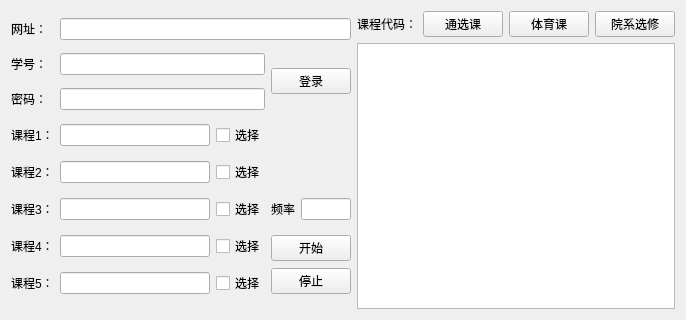
<?xml version="1.0" encoding="UTF-8"?>
<ui version="4.0">
 <class>MainWindow</class>
 <widget class="QMainWindow" name="MainWindow">
  <property name="geometry">
   <rect>
    <x>0</x>
    <y>0</y>
    <width>680</width>
    <height>320</height>
   </rect>
  </property>
  <property name="windowTitle">
   <string>MainWindow</string>
  </property>
  <widget class="QWidget" name="centralWidget">
   <layout class="QHBoxLayout" name="horizontalLayout_3">
    <item>
     <layout class="QGridLayout" name="gridLayout_2">
      <item row="2" column="0">
       <widget class="QLabel" name="label_2">
        <property name="text">
         <string>密码：</string>
        </property>
       </widget>
      </item>
      <item row="1" column="0">
       <widget class="QLabel" name="label">
        <property name="text">
         <string>学号：</string>
        </property>
       </widget>
      </item>
      <item row="4" column="1">
       <widget class="QLineEdit" name="edit2">
        <property name="minimumSize">
         <size>
          <width>100</width>
          <height>0</height>
         </size>
        </property>
       </widget>
      </item>
      <item row="4" column="0">
       <widget class="QLabel" name="label_4">
        <property name="text">
         <string>课程2：</string>
        </property>
       </widget>
      </item>
      <item row="3" column="1">
       <widget class="QLineEdit" name="edit1">
        <property name="minimumSize">
         <size>
          <width>150</width>
          <height>0</height>
         </size>
        </property>
       </widget>
      </item>
      <item row="3" column="2">
       <widget class="QCheckBox" name="checkBox_1">
        <property name="text">
         <string>选择</string>
        </property>
       </widget>
      </item>
      <item row="5" column="0">
       <widget class="QLabel" name="label_6">
        <property name="text">
         <string>课程3：</string>
        </property>
       </widget>
      </item>
      <item row="4" column="2">
       <widget class="QCheckBox" name="checkBox_2">
        <property name="text">
         <string>选择</string>
        </property>
       </widget>
      </item>
      <item row="5" column="1">
       <widget class="QLineEdit" name="edit3"/>
      </item>
      <item row="5" column="2">
       <widget class="QCheckBox" name="checkBox_3">
        <property name="text">
         <string>选择</string>
        </property>
       </widget>
      </item>
      <item row="6" column="0">
       <widget class="QLabel" name="label_5">
        <property name="text">
         <string>课程4：</string>
        </property>
       </widget>
      </item>
      <item row="3" column="0">
       <widget class="QLabel" name="label_3">
        <property name="text">
         <string>课程1：</string>
        </property>
       </widget>
      </item>
      <item row="6" column="1">
       <widget class="QLineEdit" name="edit4"/>
      </item>
      <item row="6" column="2">
       <widget class="QCheckBox" name="checkBox_4">
        <property name="text">
         <string>选择</string>
        </property>
       </widget>
      </item>
      <item row="7" column="0">
       <widget class="QLabel" name="label_7">
        <property name="text">
         <string>课程5：</string>
        </property>
       </widget>
      </item>
      <item row="7" column="1">
       <widget class="QLineEdit" name="edit5">
        <property name="minimumSize">
         <size>
          <width>0</width>
          <height>0</height>
         </size>
        </property>
       </widget>
      </item>
      <item row="7" column="2">
       <widget class="QCheckBox" name="checkBox_5">
        <property name="text">
         <string>选择</string>
        </property>
       </widget>
      </item>
      <item row="5" column="3">
       <layout class="QHBoxLayout" name="horizontalLayout_2">
        <item>
         <widget class="QLabel" name="label_8">
          <property name="maximumSize">
           <size>
            <width>50</width>
            <height>20</height>
           </size>
          </property>
          <property name="text">
           <string>频率</string>
          </property>
         </widget>
        </item>
        <item>
         <widget class="QLineEdit" name="editFre">
          <property name="maximumSize">
           <size>
            <width>50</width>
            <height>16777215</height>
           </size>
          </property>
         </widget>
        </item>
       </layout>
      </item>
      <item row="0" column="0">
       <widget class="QLabel" name="label_9">
        <property name="text">
         <string>网址：</string>
        </property>
       </widget>
      </item>
      <item row="1" column="1" colspan="2">
       <widget class="QLineEdit" name="editId"/>
      </item>
      <item row="2" column="1" colspan="2">
       <widget class="QLineEdit" name="editPwd"/>
      </item>
      <item row="0" column="1" colspan="3">
       <widget class="QLineEdit" name="editUrl"/>
      </item>
      <item row="1" column="3" rowspan="2">
       <widget class="QPushButton" name="btnLogin">
        <property name="minimumSize">
         <size>
          <width>80</width>
          <height>20</height>
         </size>
        </property>
        <property name="maximumSize">
         <size>
          <width>80</width>
          <height>16777215</height>
         </size>
        </property>
        <property name="text">
         <string>登录</string>
        </property>
       </widget>
      </item>
      <item row="6" column="3" rowspan="2">
       <layout class="QVBoxLayout" name="verticalLayout">
        <item>
         <widget class="QPushButton" name="btnStart">
          <property name="minimumSize">
           <size>
            <width>80</width>
            <height>20</height>
           </size>
          </property>
          <property name="maximumSize">
           <size>
            <width>80</width>
            <height>16777215</height>
           </size>
          </property>
          <property name="text">
           <string>开始</string>
          </property>
         </widget>
        </item>
        <item>
         <widget class="QPushButton" name="btnStop">
          <property name="minimumSize">
           <size>
            <width>80</width>
            <height>0</height>
           </size>
          </property>
          <property name="maximumSize">
           <size>
            <width>80</width>
            <height>16777215</height>
           </size>
          </property>
          <property name="text">
           <string>停止</string>
          </property>
         </widget>
        </item>
       </layout>
      </item>
     </layout>
    </item>
    <item>
     <layout class="QVBoxLayout" name="verticalLayout_2">
      <item>
       <layout class="QHBoxLayout" name="horizontalLayout">
        <item>
         <widget class="QLabel" name="label_10">
          <property name="text">
           <string>课程代码：</string>
          </property>
         </widget>
        </item>
        <item>
         <widget class="QPushButton" name="btnTX">
          <property name="text">
           <string>通选课</string>
          </property>
         </widget>
        </item>
        <item>
         <widget class="QPushButton" name="btnPE">
          <property name="text">
           <string>体育课</string>
          </property>
         </widget>
        </item>
        <item>
         <widget class="QPushButton" name="btnYX">
          <property name="text">
           <string>院系选修</string>
          </property>
         </widget>
        </item>
       </layout>
      </item>
      <item>
       <widget class="QTextEdit" name="textInfo"/>
      </item>
     </layout>
    </item>
   </layout>
  </widget>
 </widget>
 <layoutdefault spacing="6" margin="11"/>
 <resources/>
 <connections/>
</ui>
